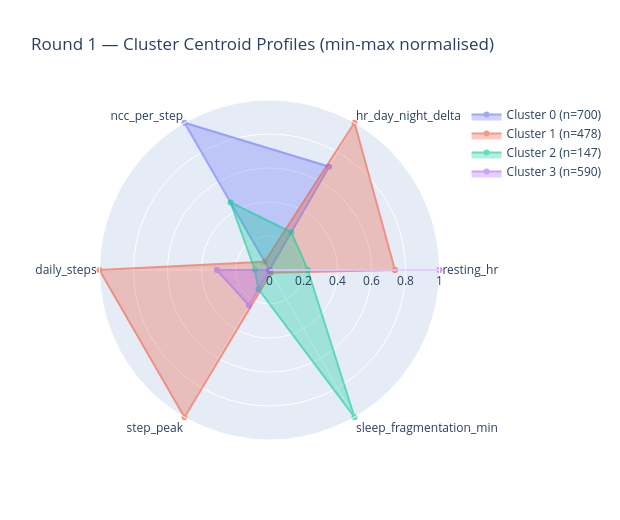

The cell this chart's notebook holds for it:
### Code cell
# Radar chart of cluster centroids (raw daily values for interpretability)
desc_r1 = cl.describe_clusters(meta, labels_r1, daily, feat_r1)

# Derive radar features from selected features (strip _z/_sc suffixes)
radar_features = [cl._raw_name(f) for f in feat_r1 if f'mean_{cl._raw_name(f)}' in desc_r1.columns]

# Min-max normalise centroid values for radar display
radar_vals = desc_r1[[f'mean_{f}' for f in radar_features]].copy()
radar_norm = (radar_vals - radar_vals.min()) / (radar_vals.max() - radar_vals.min()).replace(0, 1)

CLUSTER_COLORS = px.colors.qualitative.Plotly

fig = go.Figure()
for i, cl_id in enumerate(radar_norm.index):
    vals = radar_norm.loc[cl_id].tolist()
    vals += [vals[0]]  # close polygon
    fig.add_trace(go.Scatterpolar(
        r=vals, theta=radar_features + [radar_features[0]],
        fill='toself', opacity=0.6,
        name=f'Cluster {cl_id} (n={int(desc_r1.loc[cl_id, "n_days"])})',
        line=dict(color=CLUSTER_COLORS[i % len(CLUSTER_COLORS)]),
    ))
fig.update_layout(
    polar=dict(radialaxis=dict(visible=True, range=[0, 1])),
    title=f'Round 1 — Cluster Centroid Profiles (min-max normalised)',
    height=520, width=620,
)
fig.show()

### Figure 1 — Plotly figure (JSON) as saved in the notebook; plotly's stock layout.template omitted (floating-point values rounded to 4 significant figures)
{"data": [{"fill": "toself", "line": {"color": "#636EFA"}, "name": "Cluster 0 (n=700)", "opacity": 0.6, "r": [0, 0.7016, 1, 0, 0, 0.01049, 0], "theta": ["resting_hr", "hr_day_night_delta", "ncc_per_step", "daily_steps", "step_peak", "sleep_fragmentation_min", "resting_hr"], "type": "scatterpolar"}, {"fill": "toself", "line": {"color": "#EF553B"}, "name": "Cluster 1 (n=478)", "opacity": 0.6, "r": [0.738, 1, 0.0554, 1, 1, 0.01802, 0.738], "theta": ["resting_hr", "hr_day_night_delta", "ncc_per_step", "daily_steps", "step_peak", "sleep_fragmentation_min", "resting_hr"], "type": "scatterpolar"}, {"fill": "toself", "line": {"color": "#00CC96"}, "name": "Cluster 2 (n=147)", "opacity": 0.6, "r": [0.2253, 0.2558, 0.4588, 0.08544, 0.1295, 1, 0.2253], "theta": ["resting_hr", "hr_day_night_delta", "ncc_per_step", "daily_steps", "step_peak", "sleep_fragmentation_min", "resting_hr"], "type": "scatterpolar"}, {"fill": "toself", "line": {"color": "#AB63FA"}, "name": "Cluster 3 (n=590)", "opacity": 0.6, "r": [1, 0, 0, 0.3095, 0.2412, 0, 1], "theta": ["resting_hr", "hr_day_night_delta", "ncc_per_step", "daily_steps", "step_peak", "sleep_fragmentation_min", "resting_hr"], "type": "scatterpolar"}], "layout": {"height": 520, "polar": {"radialaxis": {"range": [0, 1], "visible": true}}, "title": {"text": "Round 1 — Cluster Centroid Profiles (min-max normalised)"}, "width": 620}}
